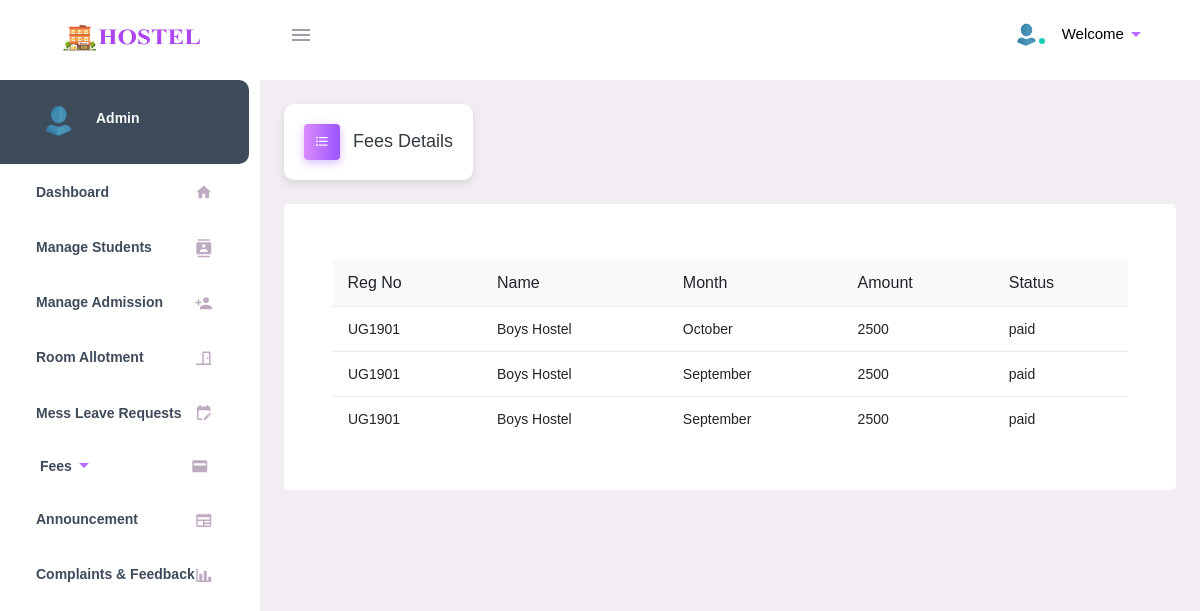
The page /admin/view_fees.php?reg=UG1901 on the database as committed earlier.
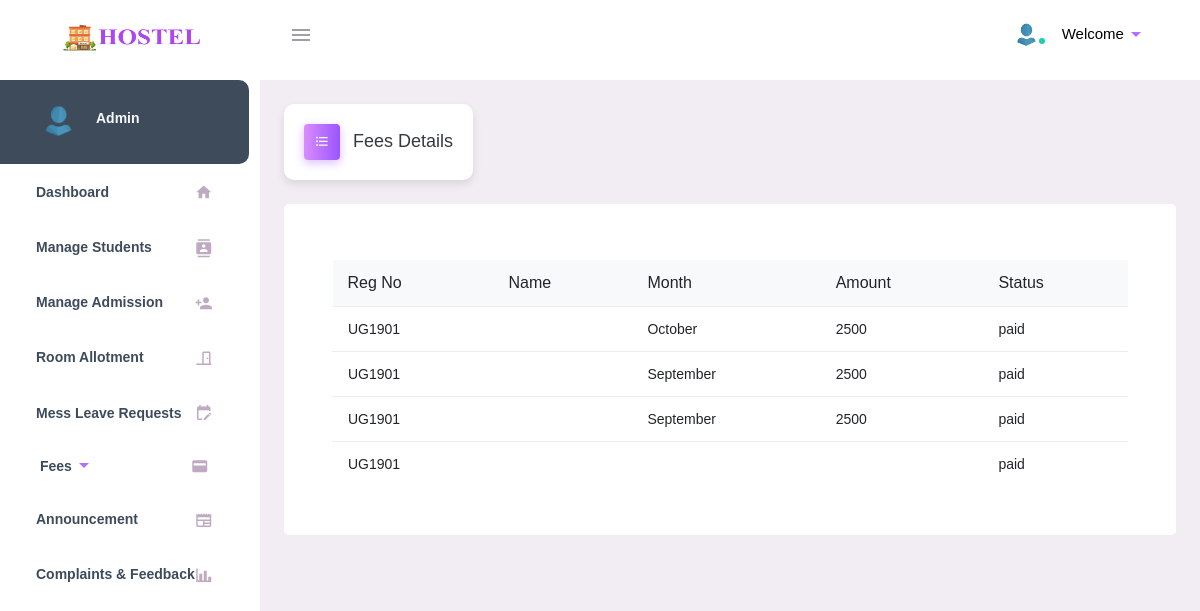
The same page on the database as committed later.
### tables this page shows
CREATE TABLE `paid` (
  `id` varchar(20) NOT NULL,
  `reg` varchar(50) NOT NULL,
  `total` varchar(50) NOT NULL,
  `date` varchar(50) NOT NULL,
  `month` varchar(50) NOT NULL
);

CREATE TABLE `stud` (
  `id` int(11) NOT NULL,
  `stud_id` varchar(20) DEFAULT NULL,
  `name` varchar(20) NOT NULL,
  `reg` varchar(20) NOT NULL,
  `dept` varchar(30) NOT NULL,
  `year` varchar(20) NOT NULL,
  `fathname` varchar(50) NOT NULL,
  `fathphone` varchar(20) NOT NULL,
  `age` int(11) NOT NULL,
  `dob` date NOT NULL,
  `bldgrp` varchar(10) NOT NULL,
  `email` varchar(30) NOT NULL,
  `phone` varchar(20) NOT NULL,
  `address` text NOT NULL,
  `image` varchar(50) NOT NULL
);

### admin/view_fees.php (the view, shortened to what this page needs)
<?php
include("../dbconnect.php");
$reg = $_GET['reg'];
extract($_POST);
?>
<!DOCTYPE html>
<html lang="en">
<head>
    <link rel="stylesheet" href="./include/materialdesignicons.min.css">
    <link rel="stylesheet" href="./include/vendor.bundle.base.css">
    <link rel="stylesheet" href="./include/style.css">
    <link rel="stylesheet" href="https://cdn.jsdelivr.net/npm/@mdi/font/css/materialdesignicons.min.css">
    <link rel="stylesheet" href="./include/exstyle.css">
</head>
<body class="">
    <div class="container-scroller">
        <header class="topbar" data-navbarbg="skin6">
            <?php include 'navbar.php' ?>
        </header>
        <div class="container-fluid page-body-wrapper pt-0 proBanner-padding-top">
            <div class="navcantainer d-fixed">
                <?php include 'sidebar.php' ?>
            </div>
            <div class="main-panel">
                <div class="content-wrapper p-4">
                    <div class="page-header">
                        <h3 class="page-title">
                            <span class="page-title-icon bg-gradient-primary text-white mr-2">
                                <i class="mdi mdi-format-list-bulleted menu-icon"></i>
                            </span> Fees Details
                        </h3>
                    </div>
                    <div class="grid-margin card p-5 stretch-card">
                        <table class="table table-responsive-xl">
                            <thead class="bg-light"><h1>
                                <tr>
                                    <th class="fw-bolder">Reg No</th>
                                    <th class="fw-bolder">Name</th>
                                    <th class="fw-bolder">Month</th>
                                    <th class="fw-bolder">Amount</th>
                                    <th class="fw-bolder">Status</th>
                                </tr></h1>
                            </thead>
                            <?php
                            $qry = mysqli_query($connect, "select * from paid where reg='$reg'");
                            while ($row = mysqli_fetch_array($qry)) {
                                $reg = $row['reg'];
                            ?>
                                <tr class="alert " role="alert">
                                    <td>
                                        <div><?php echo $reg; ?></div>
                                    </td>
                                    <?php
                                    $qt = mysqli_query($connect, "select * from stud where reg='$reg'");
                                    $rw = mysqli_fetch_assoc($qt);
                                    ?>
                                    <td>
                                        <div><?php echo $rw['hname']; ?></div>
                                    </td>
                                    <td>
                                        <div><?php echo $row['month']; ?></div>
                                    </td>
                                    <td>
                                        <div><?php echo $row['total']; ?></div>
                                    </td>
                                    <td>
                                        <div><?php echo "paid"; ?></div>
                                    </td>
                                </tr>
                            <?php
                            }
                            ?>
                        </table>
                    </div>
                </div>
            </div>
        </div>
    </div>
</body>
</html>

Rows that differ between the two databases and show on the page:
changed through a linked row, paid "October": stud.hname "Boys Hostel" → (not shown)
changed through a linked row, paid (number 2 of 4 on the later page): stud.hname "Boys Hostel" → (not shown)
changed through a linked row, paid (number 3 of 4 on the later page): stud.hname "Boys Hostel" → (not shown)
added paid: reg "UG1901"
